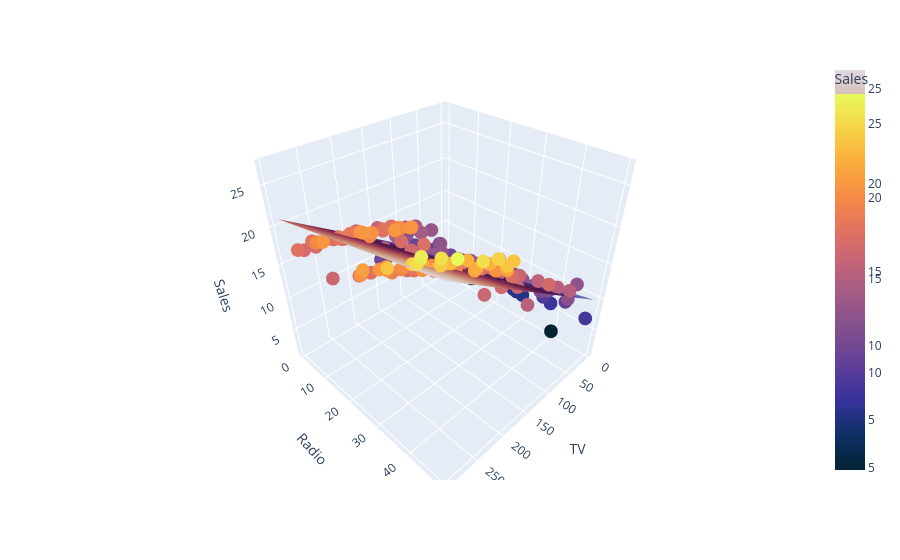

The cell this chart's notebook holds for it:
### Code cell
# plane of regression
x_range = np.linspace(df['TV'].min(), df['TV'].max(), 15)
y_range = np.linspace(df['Radio'].min(), df['Radio'].max(), 15)

xx,yy = np.meshgrid(x_range, y_range)
news_mean = df['Newspaper'].mean()
news_col = np.full(xx.ravel().shape, news_mean)

pred_input = np.c_[xx.ravel(), yy.ravel(), news_col]
zz = lr.predict(pred_input).reshape(xx.shape)

fig = px.scatter_3d(df, 
                    x = df['TV'], 
                    y = df['Radio'], 
                    z = df['Sales'], 
                    color = df['Sales'], 
                    color_continuous_scale='thermal')

fig.add_surface(x = x_range, y = y_range, z = zz, colorscale='twilight')
fig.show()

### Figure 1 — Plotly figure (JSON) as saved in the notebook; plotly's stock layout.template omitted (floating-point values rounded to 4 significant figures; data arrays with more than 128 entries replaced by an {"elided": "..."} marker saying what was removed)
{"data": [{"hovertemplate": "TV=%{x}<br>Radio=%{y}<br>Sales=%{marker.color}<extra></extra>", "legendgroup": "", "marker": {"color": {"elided": "200 float values"}, "coloraxis": "coloraxis", "symbol": "circle"}, "mode": "markers", "name": "", "scene": "scene", "showlegend": false, "type": "scatter3d", "x": {"elided": "200 float values"}, "y": {"elided": "200 float values"}, "z": {"elided": "200 float values"}}, {"colorscale": [[0, "#e2d9e2"], [0.1111, "#9ebbc9"], [0.2222, "#6785be"], [0.3333, "#5e43a5"], [0.4444, "#421257"], [0.5556, "#471340"], [0.6667, "#8e2c50"], [0.7778, "#ba6657"], [0.8889, "#ceac94"], [1, "#e2d9e2"]], "type": "surface", "x": [0.7, 21.82, 42.94, 64.06, 85.19, 106.3, 127.4, 148.5, 169.7, 190.8, 211.9, 233.0, 254.2, 275.3, 296.4], "y": [0.0, 3.543, 7.086, 10.63, 14.17, 17.71, 21.26, 24.8, 28.34, 31.89, 35.43, 38.97, 42.51, 46.06, 49.6], "z": {"elided": "15x15 float values"}}], "layout": {"coloraxis": {"colorbar": {"title": {"text": "Sales"}}, "colorscale": [[0, "rgb(3, 35, 51)"], [0.09091, "rgb(13, 48, 100)"], [0.1818, "rgb(53, 50, 155)"], [0.2727, "rgb(93, 62, 153)"], [0.3636, "rgb(126, 77, 143)"], [0.4545, "rgb(158, 89, 135)"], [0.5455, "rgb(193, 100, 121)"], [0.6364, "rgb(225, 113, 97)"], [0.7273, "rgb(246, 139, 69)"], [0.8182, "rgb(251, 173, 60)"], [0.9091, "rgb(246, 211, 70)"], [1, "rgb(231, 250, 90)"]]}, "legend": {"tracegroupgap": 0}, "margin": {"t": 60}, "scene": {"domain": {"x": [0, 1], "y": [0, 1]}, "xaxis": {"title": {"text": "TV"}}, "yaxis": {"title": {"text": "Radio"}}, "zaxis": {"title": {"text": "Sales"}}}}}
